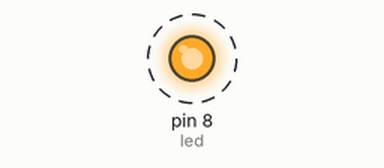
The sketch below on a simulated Arduino Uno, built with avr-gcc and run on an emulated ATmega328P. Parts: output pins drawn as LEDs (lit = HIGH). Dashed ring = blinking.

Above: at 0.5 s.
Timing chart, 0 to 4.6 s (numbered marks = the images above):
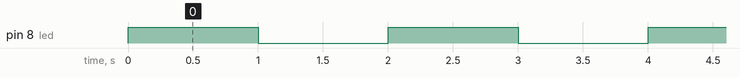

Measured:
- by itself, pin 8 (led): alternates HIGH for 1.0 s and LOW for 1.0 s

The sketch:

1_led_piscando.ino
```cpp
#define led 8

void setup() {
  pinMode(led, OUTPUT);

}

void loop() {
  digitalWrite(led,1);
  delay(1000);
  digitalWrite(led,0);
  delay(1000);

}
```
